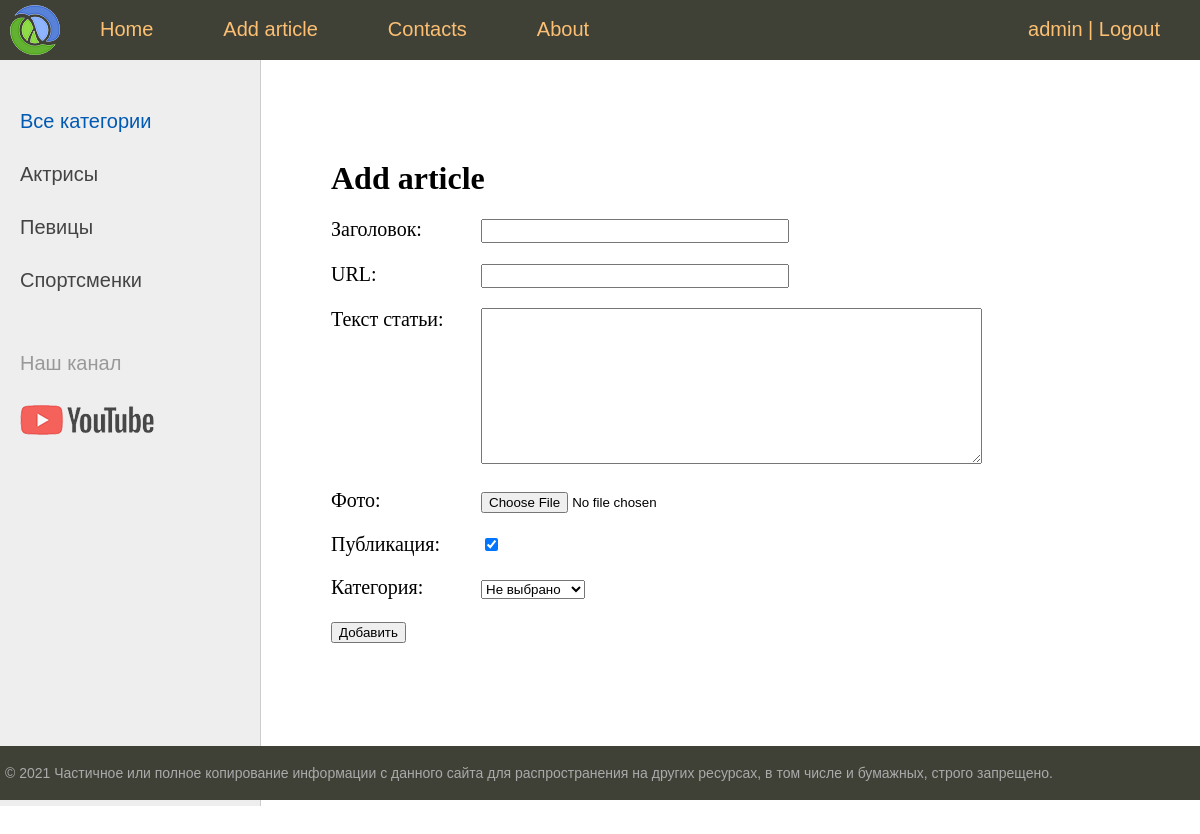
The page /add_article/ (signed in) on the database its author committed.
### women/models.py (models this page shows)
class Category(models.Model):
    name = models.CharField(max_length=100, db_index=True, verbose_name="Категория")
    slug = models.SlugField(max_length=250, unique=True, db_index=True, null=True, verbose_name="URL")
    def __str__(self):
        return self.name
    def get_absolute_url(self):
        return reverse('category', kwargs={'category_slug': self.slug})
    class Meta:
        verbose_name = 'Категория'
        verbose_name_plural = 'Категории'
        ordering = ['id']

### women/views.py (the view)
# urls.py: path('add_article/', AddArticle.as_view(), name='add_article'),
class AddArticle(LoginRequiredMixin, DataMixin, CreateView):
    login_url = reverse_lazy('home')  # редирект не авторизованного пользователя
    raise_exception = True  # ошибка для не авторизованного пользователя
    form_class = AddArticleForm
    template_name = 'women/add_article.html'
    success_url = reverse_lazy('home')  # редирект после добавления
    def get_context_data(self, *, object_list=None, **kwargs):
        context = super().get_context_data(**kwargs)
        c_def = self.get_user_context(title='Add article')
        return dict(list(context.items()) + list(c_def.items()))

### women/forms.py (shortened to what this page needs)
class AddArticleForm(forms.ModelForm):
    def __init__(self, *args, **kwargs):
        super().__init__(*args, **kwargs)
        self.fields['category'].empty_label = "Не выбрано"
    class Meta:
        model = Women
        fields = ['title', 'slug', 'content', 'photo', 'is_published', 'category']
        widgets = {
            'title': forms.TextInput(attrs={'class': 'form-input'}),
            'slug': forms.TextInput(attrs={'class': 'form-input'}),
            'content': forms.Textarea(attrs={'cols': 60, 'rows': 10})
        }

### women/templatetags/women_tags.py (called while the page is built)
@register.inclusion_tag('women/menu.html')
def show_menu():
    menu = [
        {'title': 'Home', 'url': 'home'},
        {'title': 'Add article ', 'url': 'add_article'},
        {'title': 'Contacts', 'url': 'contacts'},
        {'title': 'About', 'url': 'about'},
        {'title': 'Login', 'url': 'login'}
    ]
    return {'menu': menu}

### women/utils.py (called while the page is built)
    def get_user_context(self, **kwargs):
        context = kwargs
        categories = cache.get('categories')
        if not categories:
            categories = Category.objects.all()
            cache.set('categories', categories, 60)
        context['categories'] = categories
        if 'category_selected' not in context:
            context['category_selected'] = 0
        user_menu = menu.copy()
        if not self.request.user.is_authenticated:
            user_menu.pop(1)
        context['menu'] = user_menu
        return context

### women/templates/women/add_article.html (shortened to what this page needs)
{% extends 'women/base.html' %}
{% block content %}
    <h1>{{ title }}</h1>
    <form action="{% url 'add_article' %}" method="post" enctype="multipart/form-data">
        {% for f in form %}
            <p><label class="form-label" for="{{ f.id_for_label }}">{{ f.label }}: </label>{{ f }}</p>
        {% endfor %}
        <button type="submit">Добавить</button>
    </form>
{% endblock %}

### women/templates/women/base.html (shortened to what this page needs)
{% load static %}
{% load women_tags %}
<!DOCTYPE html>
<html>
<head>
	<link type="text/css" href="{% static 'women/css/styles.css' %}" rel="stylesheet" />
</head>
<body>
<table class="table-page" border=0 cellpadding="0" cellspacing="0">
<tr><td valign=top>
<div class="header">
    <ul id="mainmenu" class="mainmenu">
      <li class="logo"><a href="{% url 'home' %}"><div class="logo"></div></a></li>
      {% for m in menu %}
              <li><a href="{% url m.url %}">{{m.title}}</a></li>
      {% endfor %}
		{% if request.user.is_authenticated %}
			<li class="last">
				{{ user.username }} | <a href="{% url 'logout' %}">Logout</a>
			</li>
		{% else %}
			<li class="last">
				<a href="{% url 'register' %}">Register</a> | <a href="{% url 'login' %}">Login</a>
			</li>
		{% endif %}
    </ul>
</div>
<table class="table-content" border=0 cellpadding="0" cellspacing="0">
<tr>
	<td valign="top" class="left-chapters">
	<ul id="leftchapters">
			{% if category_selected == 0 %}
				<li class="selected">Все категории</li>
			{% else %}
				<li><a href="{% url 'home' %}">Все категории</a></li>
			{% endif %}
			{% for category in categories %}
				{% if category.pk == category_selected %}
					<li class="selected" >{{ category.name }}</li>
				{% else %}
					<li><a href="{{ category.get_absolute_url }}" >{{ category.name }}</a></li>
				{% endif %}
			{% endfor %}
		<li class="share">
		<p>Наш канал</p>
		<a class="share-yt" href="https://www.youtube.com/channel/UClJzWfGWuGJL2t-3dYKcHTA/playlists" target="_blank" rel="nofollow"></a>
		</li>
	</ul>
</td>
<td valign="top" class="content">
	<div class="content-text">
		{% block content %}
		{% endblock %}
	</div>
</td></tr></table>
</td></tr>
<tr><td valign=top>
	<div id="footer">
		<p>&copy; 2021 Частичное или полное копирование информации с данного сайта для распространения на других ресурсах, в том числе и бумажных, строго запрещено.</p>
	</div>
</td></tr></table>
</body>
</html>

### women/static/women/css/styles.css (style rules this page uses)
html, body { font-family: 'Arial'; margin: 0; padding: 0; height: 100%; width: 100%; color: #444; }
a { color: #0059b2; text-decoration: none; }
.table-page { width: 100%; height: 100%; vertical-align: top; }
.table-page tr { height: 100%; }
.header { background: #3F4137; height: 60px; }
.logo { background: url('../images/logo.png') no-repeat 10px 5px; width: 70px; height: 60px; }
ul.mainmenu { list-style: none; margin: 0; padding: 0; height: 60px; color: #fdc073; font-size: 20px; overflow: hidden; }
ul.mainmenu li { float: left; margin: 18px 40px 0 30px; }
ul.mainmenu li.logo { margin: 0; }
ul.mainmenu li.last { float: right; }
ul.mainmenu li a { color: #fdc073; text-decoration: none; }
.table-content { width: 100%; min-height: 100%; height: 100%; }
.left-chapters { margin: 0; background: #eee; border-right: 1px solid #ccc; min-height: 100%; }
.left-chapters ul { width: 230px; min-height: 100%; margin: 0; padding: 20px 10px 10px 20px; list-style: none; font-size: 20px; }
.left-chapters ul li { margin: 30px 0 0 0; color: #999; }
.left-chapters ul li.selected { color: #0059b2; }
.left-chapters ul li a { color: #444; text-decoration: none; }
.left-chapters ul li.share { margin: 60px 0 0 0; }
.left-chapters ul li.share p { margin: 30px 0 30px 0; }
.left-chapters ul li.share a { display: inline-block; width: 40px; height: 40px; margin: 0 20px 0 0; }
.left-chapters ul li.share a.share-yt { width: 100%; height: 30px; background: url('../images/share_yt.png') no-repeat 0 0 }
.content { padding: 40px 20px 20px 40px; width: 100%; box-sizing: border-box; }
.content-text { margin: 60px 0 0 30px; color: #000; font-size: 20px; font-family: Yandex Sans Display Light; }
.content-text h1 { font-size: 32px; }
#footer { box-sizing: border-box; background: #3F4137; padding: 5px; color: #aaa; font-size: 14px; font-family: Verdana, Geneva, Arial, Helvetica; text-align: left; overflow: hidden; }
.form-input { width: 300px; font-size: 16px; }
.form-label { display: inline-block; min-width: 150px; vertical-align: top; }

### rows shown on the page
Category: name "Актрисы"
Category: name "Певицы"
Category: name "Спортсменки"

### other values the page prints
{{ m.title }} "Home" "Add article" "Contacts" "About"
{{ user.username }} "admin"
{{ title }} "Add article"
{{ f.label }} "Заголовок" "URL" "Текст статьи" "Фото" "Публикация" "Категория"
